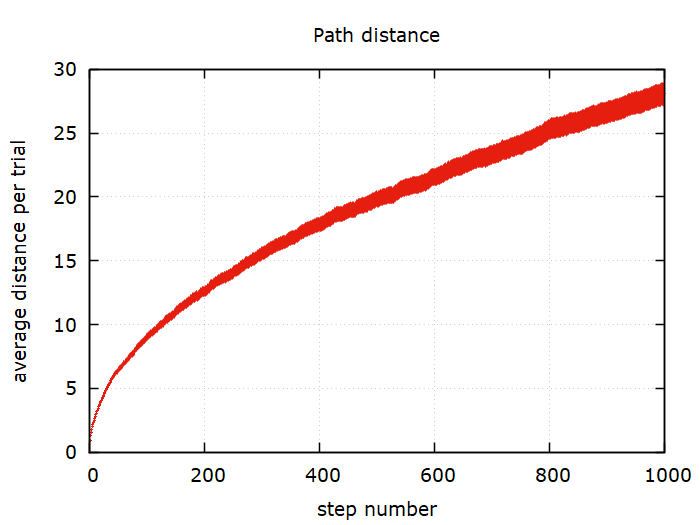

The script that saved this image:
# Gnuplot script file for walk.dat 

set out 'ogwalkdist.png'
set terminal pngcairo size 700,525 enhanced font 'Verdana,14'

# Line styles
set border linewidth 1.5
set style line 1 linecolor rgb '#0060ad' linetype 1 linewidth 2  
# blue
set style line 2 linecolor rgb '#dd181f' linetype 1 linewidth 2  
# red

set nologscale y  # set these in case they were set log from another time
set nologscale x
set grid
set bar small
set pointsize 0.5
set key off  # turn off the legend in the plot
#	set title "2-dimensional random walk, single path"
#	set xlabel "x distance"
#	set ylabel "y distance"
#	plot 'walkpath.dat' u 2:3 with lines lc 6
	set title 'Path distance'
	set ylabel "average distance per trial"
	set xlabel "step number"
	plot 'walk.dat' with errorbars lc 7
	replot
unset output

set terminal wxt
set size 1,1